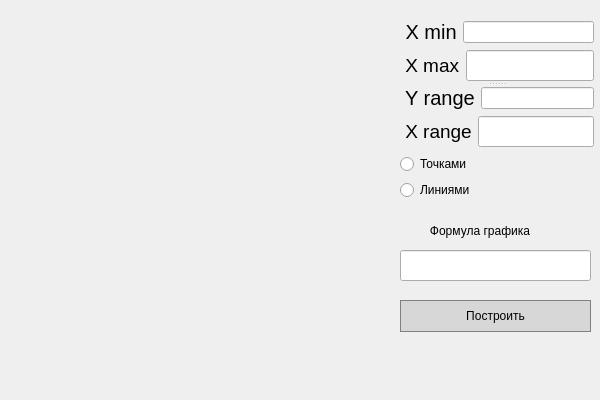
<?xml version="1.0" encoding="UTF-8"?>
<ui version="4.0">
 <class>Graph</class>
 <widget class="QWidget" name="Graph">
  <property name="geometry">
   <rect>
    <x>0</x>
    <y>0</y>
    <width>600</width>
    <height>400</height>
   </rect>
  </property>
  <property name="windowTitle">
   <string>Form</string>
  </property>
  <widget class="QCustomPlot" name="widget" native="true">
   <property name="geometry">
    <rect>
     <x>0</x>
     <y>0</y>
     <width>400</width>
     <height>400</height>
    </rect>
   </property>
  </widget>
  <widget class="QLabel" name="label_3">
   <property name="geometry">
    <rect>
     <x>400</x>
     <y>220</y>
     <width>181</width>
     <height>21</height>
    </rect>
   </property>
   <property name="text">
    <string>         Формула графика</string>
   </property>
  </widget>
  <widget class="QLineEdit" name="Form">
   <property name="geometry">
    <rect>
     <x>400</x>
     <y>250</y>
     <width>191</width>
     <height>31</height>
    </rect>
   </property>
   <property name="text">
    <string/>
   </property>
  </widget>
  <widget class="QPushButton" name="pushButton">
   <property name="geometry">
    <rect>
     <x>400</x>
     <y>300</y>
     <width>191</width>
     <height>32</height>
    </rect>
   </property>
   <property name="styleSheet">
    <string notr="true">QPushButton {
  background-color: rgb(215, 215, 215);
color:black;
  border: 1px solid gray;
}
QPushButton:pressed {
    background-color: qlineargradient(x1: 0, y1: 0, x2: 0, y2: 1,
                                      stop: 0 #BEBEBE, stop: 1 #D7D7D7);
}</string>
   </property>
   <property name="text">
    <string>Построить</string>
   </property>
  </widget>
  <widget class="QWidget" name="layoutWidget">
   <property name="geometry">
    <rect>
     <x>400</x>
     <y>20</y>
     <width>194</width>
     <height>180</height>
    </rect>
   </property>
   <layout class="QVBoxLayout" name="verticalLayout_4">
    <item>
     <widget class="QSplitter" name="splitter">
      <property name="orientation">
       <enum>Qt::Vertical</enum>
      </property>
      <widget class="QWidget" name="layoutWidget">
       <layout class="QVBoxLayout" name="verticalLayout">
        <property name="spacing">
         <number>-1</number>
        </property>
        <property name="bottomMargin">
         <number>0</number>
        </property>
        <item>
         <layout class="QHBoxLayout" name="horizontalLayout">
          <item>
           <widget class="QLabel" name="label">
            <property name="font">
             <font>
              <pointsize>15</pointsize>
             </font>
            </property>
            <property name="text">
             <string> X min</string>
            </property>
           </widget>
          </item>
          <item>
           <widget class="QLineEdit" name="X_min"/>
          </item>
         </layout>
        </item>
        <item>
         <layout class="QHBoxLayout" name="horizontalLayout_2">
          <item>
           <widget class="QLabel" name="label_2">
            <property name="font">
             <font>
              <pointsize>14</pointsize>
             </font>
            </property>
            <property name="text">
             <string> X max</string>
            </property>
           </widget>
          </item>
          <item>
           <widget class="QLineEdit" name="X_max">
            <property name="font">
             <font>
              <pointsize>14</pointsize>
             </font>
            </property>
           </widget>
          </item>
         </layout>
        </item>
       </layout>
      </widget>
      <widget class="QWidget" name="layoutWidget_2">
       <layout class="QVBoxLayout" name="verticalLayout_2">
        <property name="spacing">
         <number>-1</number>
        </property>
        <property name="bottomMargin">
         <number>0</number>
        </property>
        <item>
         <layout class="QHBoxLayout" name="horizontalLayout_3">
          <item>
           <widget class="QLabel" name="label_4">
            <property name="font">
             <font>
              <pointsize>15</pointsize>
             </font>
            </property>
            <property name="text">
             <string> Y range</string>
            </property>
           </widget>
          </item>
          <item>
           <widget class="QLineEdit" name="Y_range"/>
          </item>
         </layout>
        </item>
        <item>
         <layout class="QHBoxLayout" name="horizontalLayout_4">
          <item>
           <widget class="QLabel" name="label_5">
            <property name="font">
             <font>
              <pointsize>14</pointsize>
             </font>
            </property>
            <property name="text">
             <string> X range</string>
            </property>
           </widget>
          </item>
          <item>
           <widget class="QLineEdit" name="X_range">
            <property name="font">
             <font>
              <pointsize>14</pointsize>
             </font>
            </property>
           </widget>
          </item>
         </layout>
        </item>
       </layout>
      </widget>
     </widget>
    </item>
    <item>
     <layout class="QVBoxLayout" name="verticalLayout_3">
      <item>
       <widget class="QRadioButton" name="point">
        <property name="text">
         <string>Точками</string>
        </property>
       </widget>
      </item>
      <item>
       <widget class="QRadioButton" name="line">
        <property name="text">
         <string>Линиями</string>
        </property>
       </widget>
      </item>
     </layout>
    </item>
   </layout>
  </widget>
 </widget>
 <customwidgets>
  <customwidget>
   <class>QCustomPlot</class>
   <extends>QWidget</extends>
   <header>qcustomplot.h</header>
   <container>1</container>
  </customwidget>
 </customwidgets>
 <resources/>
 <connections/>
</ui>
